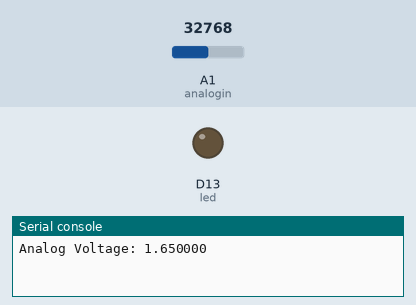
Recording of a program running on a simulated Circuit Playground running CircuitPython. On the bench: output pins drawn as LEDs (lit = HIGH), the last lines printed to the serial console. Dashed ring = blinking. The inputs (shaded band) are chosen by the test bench; at power-on: A1 (analogin) = 32768 (analog values on the 0–65535 scale).

Above: at 1.2 s.
1.3 s: A1 (analogin) set to 7864
At 1.8 s:
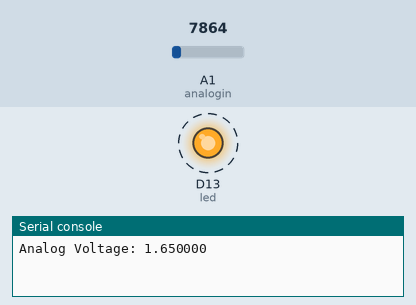
4.8 s: A1 (analogin) set to 0
At 4.8 s:
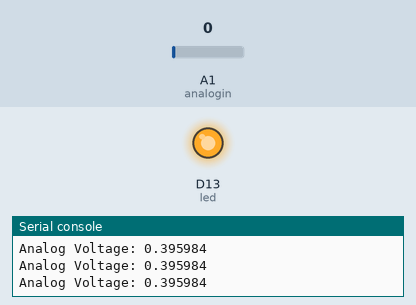
Timing chart, 0 to 7.8 s (numbered marks = the images above; inputs shaded):
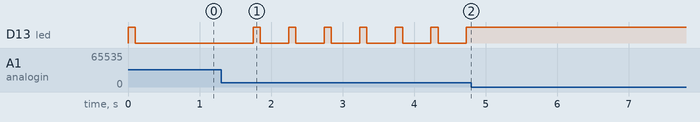

Measured:
- after the input at 1.3 s, D13 (led): alternates HIGH for 0.10 s and LOW for 0.40 s, starting after 0.95 s
- after the input at 4.8 s, D13 (led): stops changing and stays HIGH

The program:

code.py
```python
""" CircuitPlaygroundExpress_AnalogIn
reads the analog voltage level from a 10k potentiometer
connected to GND, 3.3V, and pin A1
and prints the results to the REPL
"""

import time

import board
from analogio import AnalogIn
from digitalio import DigitalInOut, Direction

led = DigitalInOut(board.D13)
led.direction = Direction.OUTPUT

analogin = AnalogIn(board.A1)


def get_voltage(pin):  # helper
    """
     Converts the 0-65535 reading from pin.value and convert it a 0-3.3V
     voltage reading. By default, analog readings will range from 0 (minimum)
     to 65535 (maximum).
    """
    return (pin.value * 3.3) / 65536


while True:
    led.value = True
    time.sleep(0.1)
    led.value = False

    frequency = get_voltage(analogin)
    print("Analog Voltage: %f" % frequency)
    time.sleep(frequency)
```
